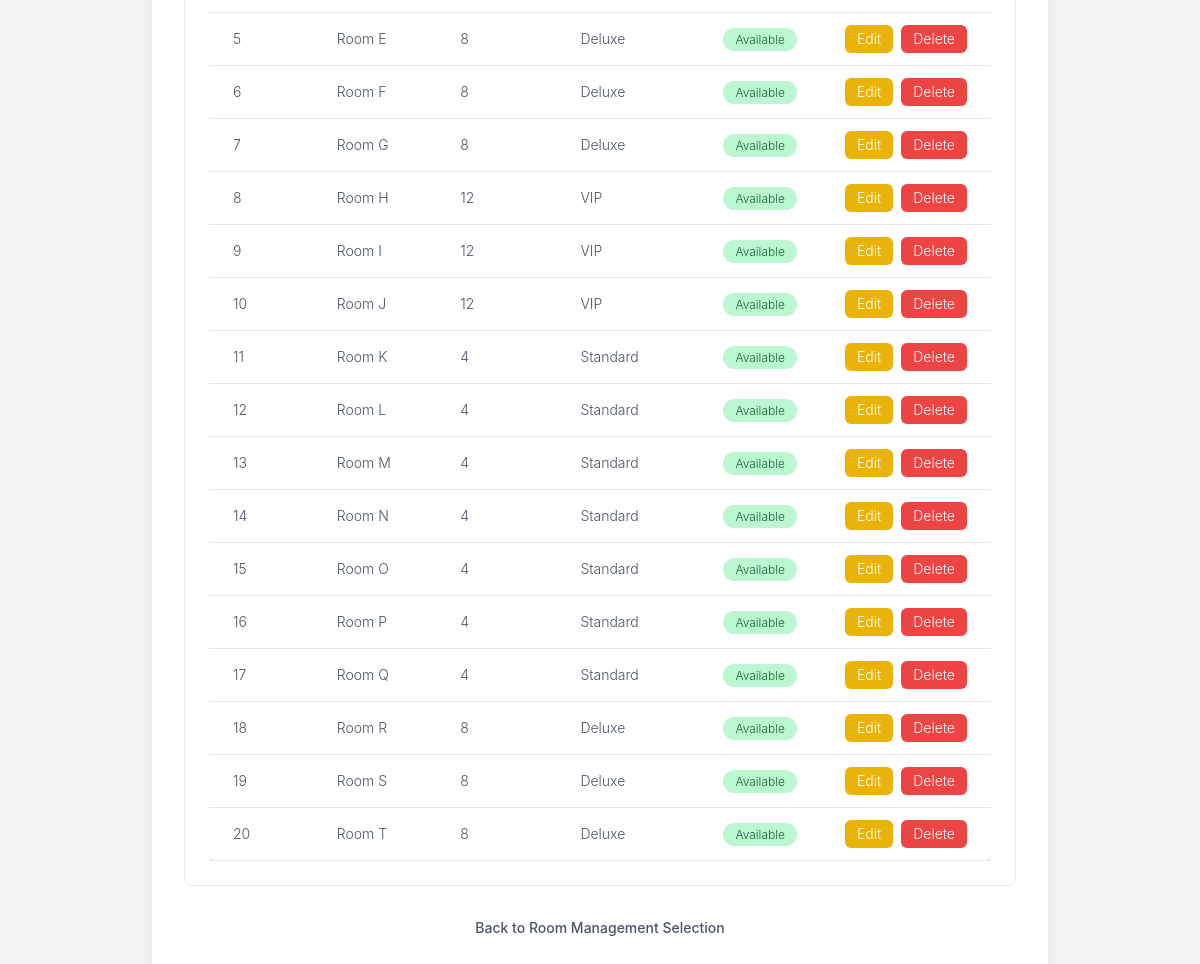
The page /admin/manage_individual_rooms.php (signed in, lower part) on the database as committed earlier.
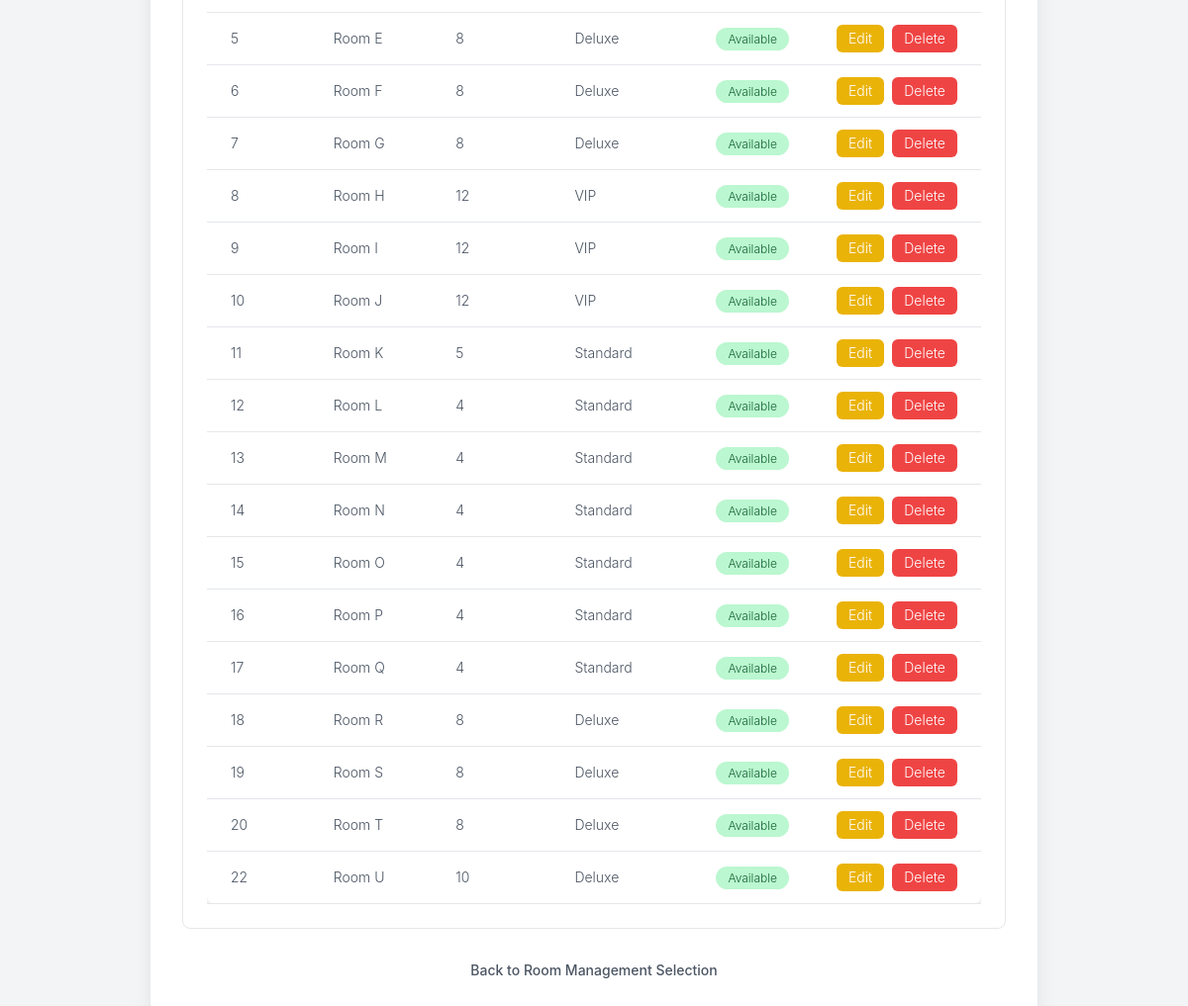
The same page on the database as committed later.
### tables this page shows
CREATE TABLE `rooms` (
  `roomID` int(11) NOT NULL,
  `roomName` varchar(100) DEFAULT NULL,
  `capacity` int(11) DEFAULT NULL,
  `status` enum('available','unavailable') DEFAULT 'available',
  `packageID` int(11) DEFAULT NULL
);

CREATE TABLE `packages` (
  `packageID` int(11) NOT NULL,
  `packageName` varchar(100) DEFAULT NULL,
  `description` text DEFAULT NULL,
  `pricePerHour` decimal(10,2) DEFAULT NULL
);

### admin/manage_individual_rooms.php (the view, shortened to what this page needs)
<?php
include '../dbconfig.php';
$individualRooms = [];
$queryIndividualRooms = "
    SELECT
        rm.roomID,
        rm.roomName,
        rm.capacity,
        rm.status,
        rm.packageID,
        pkg.packageName
    FROM
        rooms rm
    LEFT JOIN
        packages pkg ON rm.packageID = pkg.packageID
    ORDER BY
        rm.roomName ASC
";
$resultIndividualRooms = $conn->query($queryIndividualRooms);
if ($resultIndividualRooms) {
    while ($row = $resultIndividualRooms->fetch_assoc()) {
        $individualRooms[] = $row;
    }
} else {
    $message = 'Error loading individual rooms: ' . $conn->error;
    $messageType = 'error';
}
?>
<!DOCTYPE html>
<html lang="en">
<head>
    <script src="https://cdn.tailwindcss.com"></script>
</head>
<body class="bg-gray-100 min-h-screen flex flex-col items-center p-4">
    <div class="bg-white p-8 rounded-lg shadow-xl w-full max-w-4xl mt-8">
        <div class="mb-8 p-6 bg-white rounded-lg border border-gray-200">
            <div class="overflow-x-auto">
                <table class="min-w-full bg-white rounded-lg shadow-md">
                    <tbody class="text-gray-600 text-sm font-light">
                        <?php if (empty($individualRooms)): ?>
                            <tr><td colspan="6" class="py-3 px-6 text-center text-gray-500">No individual rooms found.</td></tr>
                        <?php else: ?>
                            <?php foreach ($individualRooms as $room): ?>
                                <tr class="border-b border-gray-200 hover:bg-gray-100">
                                    <td class="py-3 px-6 text-left"><?php echo htmlspecialchars($room['roomID']); ?></td>
                                    <td class="py-3 px-6 text-left"><?php echo htmlspecialchars($room['roomName']); ?></td>
                                    <td class="py-3 px-6 text-left"><?php echo htmlspecialchars($room['capacity']); ?></td>
                                    <td class="py-3 px-6 text-left"><?php echo htmlspecialchars($room['packageName'] ?? 'N/A'); ?></td>
                                    <td class="py-3 px-6 text-center">
                                        <span class="py-1 px-3 rounded-full text-xs <?php echo ($room['status'] == 'available' ? 'bg-green-200 text-green-800' : 'bg-red-200 text-red-800'); ?>">
                                            <?php echo htmlspecialchars(ucfirst($room['status'])); ?>
                                        </span>
                                    </td>
                                    <td class="py-3 px-6 text-center">
                                        <div class="flex item-center justify-center space-x-2">
                                            <button onclick="showEditIndividualRoomForm(<?php echo htmlspecialchars(json_encode($room)); ?>)" class="bg-yellow-500 text-white py-1 px-3 rounded-md text-sm hover:bg-yellow-600 transition duration-300">Edit</button>
                                            <form method="POST" style="display:inline;" onsubmit="return confirm('Are you sure you want to delete this room? This will affect reservations linked to it!');">
                                                <button type="submit" class="bg-red-500 text-white py-1 px-3 rounded-md text-sm hover:bg-red-600 transition duration-300">Delete</button>
                                            </form>
                                        </div>
                                    </td>
                                </tr>
                            <?php endforeach; ?>
                        <?php endif; ?>
                    </tbody>
                </table>
            </div>
        </div>
        <p class="mt-6 text-center text-sm text-gray-600">
            <a href="manage_rooms.php" class="font-medium text-gray-600 hover:text-gray-800">Back to Room Management Selection</a>
        </p>
    </div>
</body>
</html>

Rows that differ between the two databases and show on the page:
changed rooms "Room K": capacity "4" → "5"
added rooms: roomID "22", roomName "Room U", capacity "10", packageID.packageName "Deluxe", status "Available"
